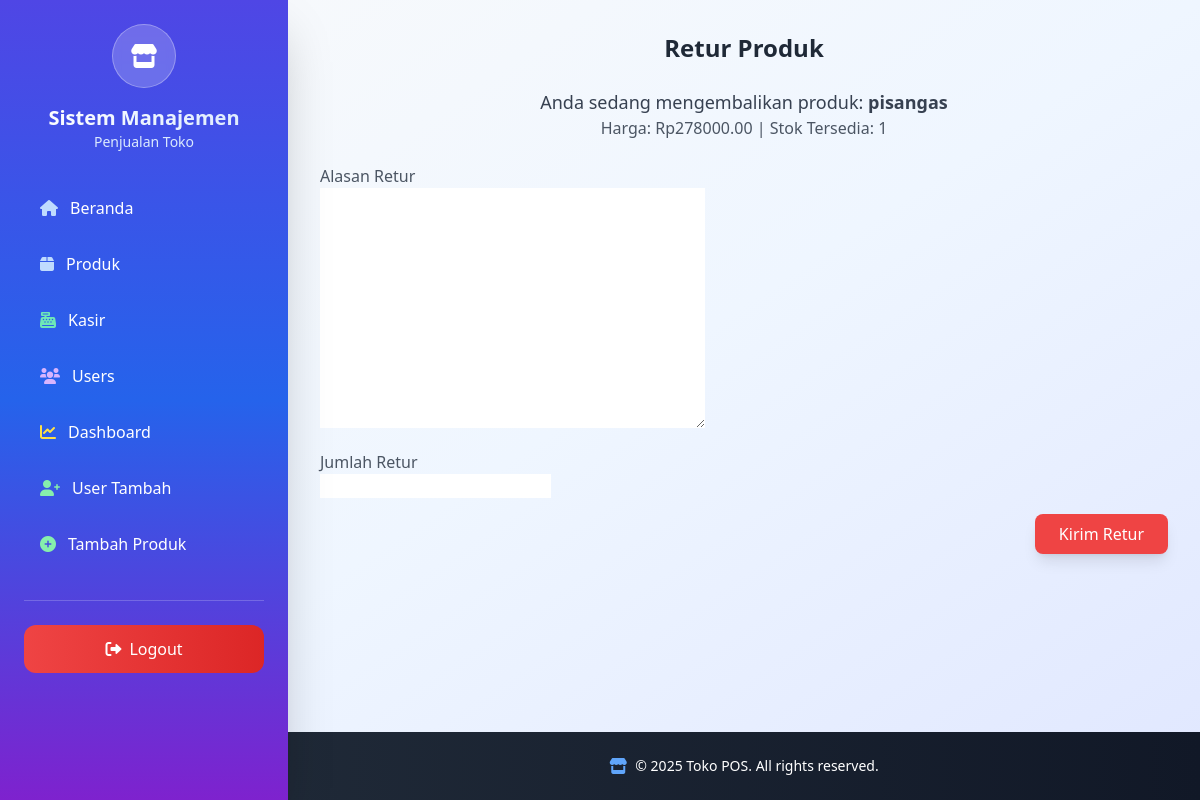
/retur/6/ (signed in), run on the app's committed database.
### Toko/models.py (models this page shows, shortened)
class Product(models.Model):
    name = models.CharField(max_length=255, verbose_name=_("Nama Produk"))
    barcode = models.CharField(max_length=100, blank=True, null=True, unique=True, verbose_name=_("Barcode"))  # Tambahkan ini
    description = models.TextField(verbose_name=_("Deskripsi"))
    price = models.DecimalField(max_digits=10, decimal_places=2, verbose_name=_("Harga Jual"))
    cost = models.DecimalField(max_digits=10, decimal_places=2, verbose_name=_("Harga Modal"), default=0)
    stock = models.PositiveIntegerField(verbose_name=_("Stok"))
    category = models.ForeignKey(Category, on_delete=models.CASCADE, related_name="products", verbose_name=_("Kategori"))
    supplier = models.ForeignKey(Supplier, on_delete=models.SET_NULL, null=True, blank=True, verbose_name=_("Supplier"))
    image = models.ImageField(upload_to='product_images/', blank=True, null=True, verbose_name=_("Gambar Produk"))
    qr_image = models.ImageField(upload_to='product_qr/', blank=True, null=True, verbose_name=_("QR Code"))
    class Meta:
        verbose_name = _("Produk")
        verbose_name_plural = _("Produk")

### Toko/views.py (the view)
# urls.py: path('retur/<int:product_id>/', views.create_return, name='create_return'),
@login_required
def create_return(request, product_id):
    produk = get_object_or_404(Product, pk=product_id)
    if request.method == 'POST':
        form = ReturnForm(request.POST)
        if form.is_valid():
            order_item = OrderItem.objects.filter(product=produk).first()
            if not order_item:
                return redirect('product_list')
            return_obj = form.save(commit=False)
            return_obj.order_item = order_item
            return_obj.save()
            produk.stock += form.cleaned_data['quantity']
            produk.save()
            return redirect('product_list')
    else:
        form = ReturnForm()
    return render(request, 'create_return.html', {'form': form, 'produk': produk})

### Toko/forms.py (shortened to what this page needs)
class ReturnForm(forms.ModelForm):
    quantity = forms.IntegerField(min_value=1, label="Jumlah Retur", required=True)
    class Meta:
        model = Return
        fields = ['reason', 'quantity']  # Hanya alasan retur yang dibutuhkan

### Toko/templates/create_return.html (shortened to what this page needs)
{% extends "sidebar.html" %}
{% block content %}
  <h2 class="text-2xl font-bold mb-6 text-center text-gray-800">Retur Produk</h2>
  <div class="mb-6 text-center">
    <p class="text-lg text-gray-700">Anda sedang mengembalikan produk: <strong>{{ produk.name }}</strong></p>
    <p class="text-gray-600">Harga: Rp{{ produk.price }} | Stok Tersedia: {{ produk.stock }}</p>
  </div>
  <form method="POST">
    <div class="mb-4">
      <label for="id_reason" class="block text-gray-600">Alasan Retur</label>
      {{ form.reason }}
    </div>
    <div class="mb-4">
      <label for="id_quantity" class="block text-gray-600">Jumlah Retur</label>
      {{ form.quantity }}
    </div>
    <div class="mb-6 text-right">
      <button type="submit" class="bg-red-500 hover:bg-red-600 text-white px-6 py-2 rounded-lg shadow-lg transition duration-300">
        Kirim Retur
      </button>
    </div>
  </form>
{% endblock %}

### data on the page
Product: name "pisangas", price "278000.00", stock "1"
